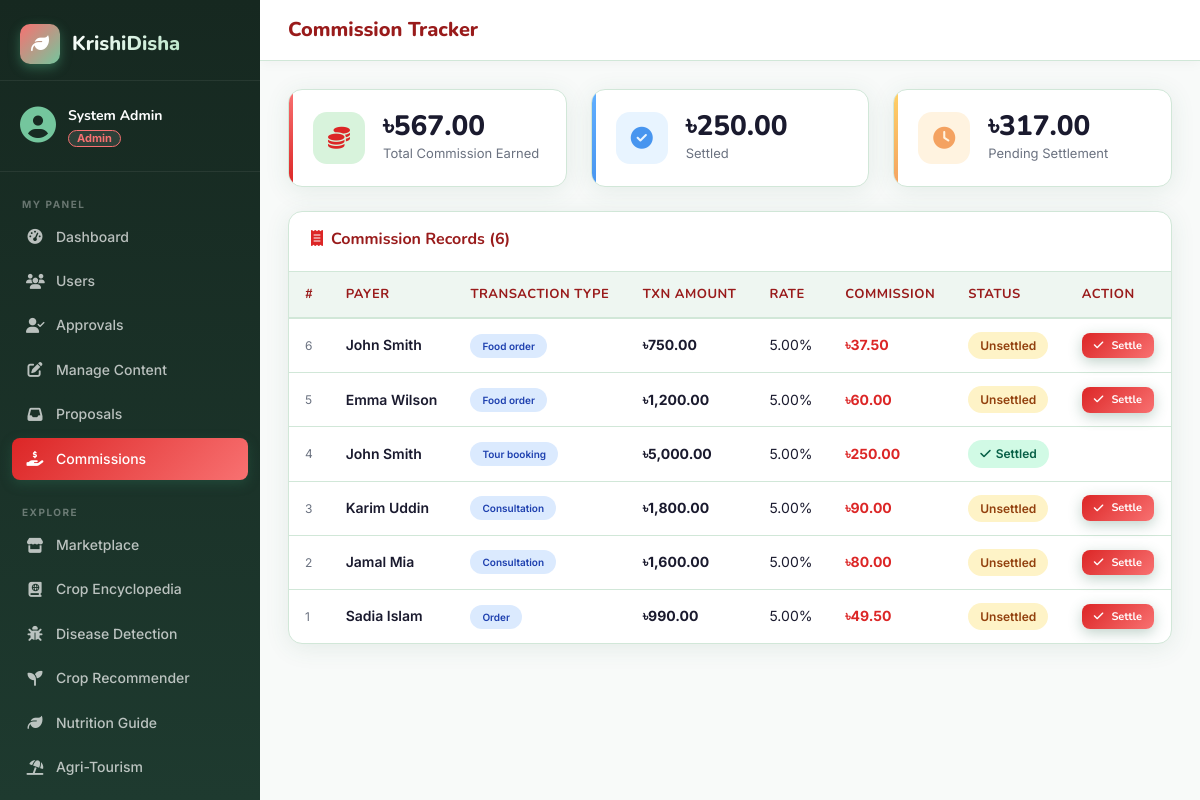
/admin/commissions.php (signed in), run on the app's committed database.
### tables this page shows
CREATE TABLE ADMIN_COMMISSION (
    id INT AUTO_INCREMENT PRIMARY KEY,
    payment_id INT NOT NULL UNIQUE,
    commission_rate DECIMAL(5,2) DEFAULT 5.00,
    commission_amount DECIMAL(10,2),
    settled TINYINT(1) DEFAULT 0,
    settled_at TIMESTAMP NULL,
    FOREIGN KEY (payment_id) REFERENCES PAYMENT(id)
);

CREATE TABLE USER (
    id INT AUTO_INCREMENT PRIMARY KEY,
    name VARCHAR(100) NOT NULL,
    email VARCHAR(150) NOT NULL UNIQUE,
    password_hash VARCHAR(255) NOT NULL,
    phone VARCHAR(20),
    role ENUM('admin','farmer','dealer','tourist','cook','expert','guide','general') NOT NULL,
    status ENUM('pending','approved','suspended') NOT NULL DEFAULT 'pending',
    email_verified TINYINT(1) NOT NULL DEFAULT 0,
    profile_image VARCHAR(255) DEFAULT 'assets/images/default_avatar.png',
    created_at TIMESTAMP DEFAULT CURRENT_TIMESTAMP
);

CREATE TABLE PAYMENT (
    id INT AUTO_INCREMENT PRIMARY KEY,
    payer_id INT NOT NULL,
    ref_type ENUM('order','tour_booking','food_order','consultation') NOT NULL,
    ref_id INT NOT NULL,
    amount DECIMAL(10,2) NOT NULL,
    method ENUM('cash','mobile_banking','card') DEFAULT 'cash',
    status ENUM('pending','completed','failed','refunded') DEFAULT 'pending',
    paid_at TIMESTAMP DEFAULT CURRENT_TIMESTAMP,
    FOREIGN KEY (payer_id) REFERENCES USER(id)
);

### admin/commissions.php (the view, shortened to what this page needs)
<?php
require_once __DIR__ . '/../config/db.php';
$commissions = $pdo->query("
    SELECT ac.*, p.amount, p.ref_type, p.ref_id, p.status as pay_status, u.name as payer
    FROM ADMIN_COMMISSION ac
    JOIN PAYMENT p ON ac.payment_id = p.id
    JOIN USER u ON p.payer_id = u.id
    ORDER BY ac.id DESC
")->fetchAll();
$total_earned  = $pdo->query("SELECT COALESCE(SUM(commission_amount),0) FROM ADMIN_COMMISSION")->fetchColumn();
$total_settled = $pdo->query("SELECT COALESCE(SUM(commission_amount),0) FROM ADMIN_COMMISSION WHERE settled=1")->fetchColumn();
$total_pending = $total_earned - $total_settled;
?>
<?php include __DIR__ . '/../includes/header.php'; ?>
<div class="layout-wrapper">
<?php include __DIR__ . '/../includes/sidebar.php'; ?>
<div class="main-content">
    <div class="topbar">
        <div class="d-flex align-items-center gap-3">
            <div class="topbar-title">Commission Tracker</div>
        </div>
    </div>
    <div class="page-body">
        <div class="row g-4 mb-4">
            <div class="col-md-4">
                <div class="stat-card green">
                    <div class="stat-icon green"><i class="fa-solid fa-coins"></i></div>
                    <div><div class="stat-value">৳<?= number_format($total_earned, 2) ?></div><div class="stat-label">Total Commission Earned</div></div>
                </div>
            </div>
            <div class="col-md-4">
                <div class="stat-card blue">
                    <div class="stat-icon blue"><i class="fa-solid fa-circle-check"></i></div>
                    <div><div class="stat-value">৳<?= number_format($total_settled, 2) ?></div><div class="stat-label">Settled</div></div>
                </div>
            </div>
            <div class="col-md-4">
                <div class="stat-card gold">
                    <div class="stat-icon gold"><i class="fa-solid fa-clock"></i></div>
                    <div><div class="stat-value">৳<?= number_format($total_pending, 2) ?></div><div class="stat-label">Pending Settlement</div></div>
                </div>
            </div>
        </div>
        <div class="card-kd">
            <div class="card-header-kd">
                <h5><i class="fa-solid fa-receipt me-2" style="color:var(--primary);"></i>Commission Records (<?= count($commissions) ?>)</h5>
            </div>
            <div class="card-body-kd p-0">
                <table class="table-kd">
                    <thead><tr><th>#</th><th>Payer</th><th>Transaction Type</th><th>Txn Amount</th><th>Rate</th><th>Commission</th><th>Status</th><th>Action</th></tr></thead>
                    <tbody>
                    <?php foreach ($commissions as $c): ?>
                    <tr>
                        <td style="color:var(--text-muted); font-size:12px;"><?= $c['id'] ?></td>
                        <td style="font-weight:600;"><?= htmlspecialchars($c['payer']) ?></td>
                        <td><span class="badge-kd badge-info" style="font-size:10px;"><?= str_replace('_',' ', ucfirst($c['ref_type'])) ?></span></td>
                        <td style="font-weight:700;">৳<?= number_format($c['amount'], 2) ?></td>
                        <td><?= $c['commission_rate'] ?>%</td>
                        <td style="font-weight:700; color:var(--primary);">৳<?= number_format($c['commission_amount'], 2) ?></td>
                        <td>
                            <?php if ($c['settled']): ?>
                            <span class="badge-kd badge-success"><i class="fa-solid fa-check"></i> Settled</span>
                            <?php else: ?>
                            <span class="badge-kd badge-warning">Unsettled</span>
                            <?php endif; ?>
                        </td>
                        <td>
                            <?php if (!$c['settled']): ?>
                            <a href="?settle=<?= $c['id'] ?>" class="btn-kd btn-kd-primary" style="padding:4px 12px; font-size:11px;" data-confirm="Mark as settled?">
                                <i class="fa-solid fa-check"></i> Settle
                            </a>
                            <?php else: ?>
                            <span style="font-size:11px; color:var(--text-muted);"><?= $c['settled_at'] ? date('d M Y', strtotime($c['settled_at'])) : '' ?></span>
                            <?php endif; ?>
                        </td>
                    </tr>
                    <?php endforeach; ?>
                    </tbody>
                </table>
            </div>
        </div>
    </div>
</div>
</div>
<?php include __DIR__ . '/../includes/footer.php'; ?>

### data on the page
admin_commission: id "6", user.name "John Smith", payment.ref_type "Food order", payment.amount "750.00", commission_rate "5.00", commission_amount "37.50", settled "Unsettled"
admin_commission: id "5", user.name "Emma Wilson", payment.ref_type "Food order", payment.amount "1,200.00", commission_rate "5.00", commission_amount "60.00", settled "Unsettled"
admin_commission: id "4", user.name "John Smith", payment.ref_type "Tour booking", payment.amount "5,000.00", commission_rate "5.00", commission_amount "250.00", settled 1 (drawn)
admin_commission: id "3", user.name "Karim Uddin", payment.ref_type "Consultation", payment.amount "1,800.00", commission_rate "5.00", commission_amount "90.00", settled "Unsettled"
admin_commission: id "2", user.name "Jamal Mia", payment.ref_type "Consultation", payment.amount "1,600.00", commission_rate "5.00", commission_amount "80.00", settled "Unsettled"
admin_commission: id "1", user.name "Sadia Islam", payment.ref_type "Order", payment.amount "990.00", commission_rate "5.00", commission_amount "49.50", settled "Unsettled"

### other printed values
$userName "System Admin"
$role "Admin"
$item['label'] "Dashboard"
$item['label'] "Users"
$item['label'] "Approvals"
$item['label'] "Manage Content"
$item['label'] "Proposals"
$item['label'] "Commissions"
$item['label'] "Marketplace"
$item['label'] "Crop Encyclopedia"
$item['label'] "Disease Detection"
$item['label'] "Crop Recommender"
$item['label'] "Nutrition Guide"
$item['label'] "Agri-Tourism"
$total_earned "567.00"
